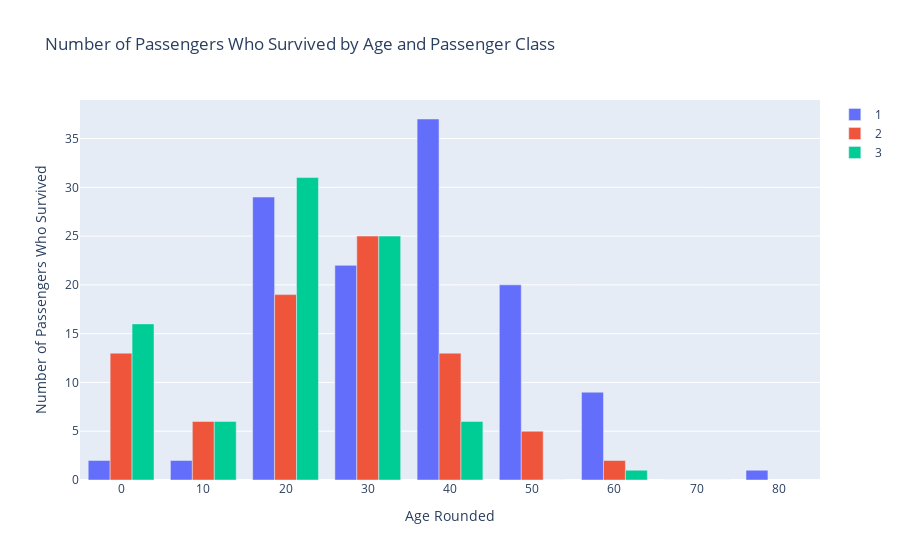

The cell this chart's notebook holds for it:
### Markdown cell above
### Issues with the Plot
1. It is difficult to see the relationship between age and survival. The bubbles are all plotted on top of each other, so it is hard to see if there is a trend in the data.
2. The color coding is not very effective. The color scale is not very well-defined, so it is difficult to tell the difference between the different passenger classes.
3. The size of the bubbles is not very meaningful. The size of the bubbles is determined by the number of passengers, but this is not a very important variable in this context.

### Alternatives
1. <b>Bar chart</b>: This would show the number of passengers who survived in each age group for each passenger class. This would make it easier to see if there is a trend between age and survival.
2. <b>Heatmap</b>: This would show the number of passengers who survived in each age group for each passenger class as a color gradient. This would make it easier to see the distribution of the data.

### Code cell
import plotly.graph_objects as go
fig = go.Figure()

for pclass in df_plot['Pclass'].unique():
    df_filtered = df_plot[df_plot['Pclass'] == pclass]
    fig.add_trace(go.Bar(
        x=df_filtered['Age_rounded'],
        y=df_filtered['Survived'],
        name=pclass
    ))

fig.update_layout(
    title='Number of Passengers Who Survived by Age and Passenger Class',
    xaxis_title='Age Rounded',
    yaxis_title='Number of Passengers Who Survived'
)

fig.show()

### Figure 1 — Plotly figure (JSON) as saved in the notebook; plotly's stock layout.template omitted (floating-point values rounded to 4 significant figures)
{"data": [{"name": "1", "type": "bar", "x": [0, 10, 20, 30, 40, 50, 60, 70, 80], "y": [2, 2, 29, 22, 37, 20, 9, 0, 1]}, {"name": "2", "type": "bar", "x": [0, 10, 20, 30, 40, 50, 60, 70], "y": [13, 6, 19, 25, 13, 5, 2, 0]}, {"name": "3", "type": "bar", "x": [0, 10, 20, 30, 40, 50, 60, 70], "y": [16, 6, 31, 25, 6, 0, 1, 0]}], "layout": {"autosize": true, "title": {"text": "Number of Passengers Who Survived by Age and Passenger Class"}, "xaxis": {"autorange": true, "range": [-5, 85], "title": {"text": "Age Rounded"}, "type": "linear"}, "yaxis": {"autorange": true, "range": [0, 38.95], "title": {"text": "Number of Passengers Who Survived"}, "type": "linear"}}}
